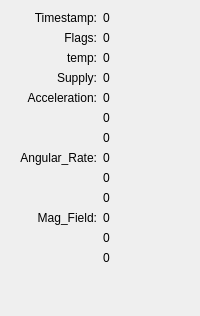
      <widget class="QWidget" name="tab_3">
       <attribute name="title">
        <string>IMU</string>
       </attribute>
       <layout class="QVBoxLayout" name="verticalLayout_13">
        <item>
         <layout class="QGridLayout" name="gridLayout_8">
          <item row="0" column="0">
           <widget class="QLabel" name="label_45">
            <property name="text">
             <string>Timestamp:</string>
            </property>
            <property name="alignment">
             <set>Qt::AlignRight|Qt::AlignTop|Qt::AlignTrailing</set>
            </property>
           </widget>
          </item>
          <item row="0" column="1">
           <widget class="QLabel" name="lblIMUTimestamp">
            <property name="text">
             <string>0</string>
            </property>
           </widget>
          </item>
          <item row="1" column="0">
           <widget class="QLabel" name="label_21">
            <property name="text">
             <string>Flags:</string>
            </property>
            <property name="alignment">
             <set>Qt::AlignRight|Qt::AlignTop|Qt::AlignTrailing</set>
            </property>
           </widget>
          </item>
          <item row="1" column="1">
           <widget class="QLabel" name="lblIMUFlags">
            <property name="text">
             <string>0</string>
            </property>
           </widget>
          </item>
          <item row="2" column="0">
           <widget class="QLabel" name="label_27">
            <property name="text">
             <string>temp:</string>
            </property>
            <property name="alignment">
             <set>Qt::AlignRight|Qt::AlignTop|Qt::AlignTrailing</set>
            </property>
           </widget>
          </item>
          <item row="4" column="0">
           <widget class="QLabel" name="label_23">
            <property name="text">
             <string>Acceleration:</string>
            </property>
            <property name="alignment">
             <set>Qt::AlignRight|Qt::AlignTop|Qt::AlignTrailing</set>
            </property>
           </widget>
          </item>
          <item row="4" column="1">
           <layout class="QVBoxLayout" name="verticalLayout_32">
            <item>
             <widget class="QLabel" name="lblIMUAcceleration0">
              <property name="text">
               <string>0</string>
              </property>
             </widget>
            </item>
            <item>
             <widget class="QLabel" name="lblIMUAcceleration1">
              <property name="text">
               <string>0</string>
              </property>
             </widget>
            </item>
            <item>
             <widget class="QLabel" name="lblIMUAcceleration2">
              <property name="text">
               <string>0</string>
              </property>
             </widget>
            </item>
           </layout>
          </item>
          <item row="5" column="0">
           <widget class="QLabel" name="label_37">
            <property name="text">
             <string>Angular_Rate:</string>
            </property>
            <property name="alignment">
             <set>Qt::AlignRight|Qt::AlignTop|Qt::AlignTrailing</set>
            </property>
           </widget>
          </item>
          <item row="5" column="1">
           <layout class="QVBoxLayout" name="verticalLayout_34">
            <item>
             <widget class="QLabel" name="lblIMUAngular0">
              <property name="text">
               <string>0</string>
              </property>
             </widget>
            </item>
            <item>
             <widget class="QLabel" name="lblIMUAngular1">
              <property name="text">
               <string>0</string>
              </property>
             </widget>
            </item>
            <item>
             <widget class="QLabel" name="lblIMUAngular2">
              <property name="text">
               <string>0</string>
              </property>
             </widget>
            </item>
           </layout>
          </item>
          <item row="6" column="0">
           <widget class="QLabel" name="label_26">
            <property name="text">
             <string>Mag_Field:</string>
            </property>
            <property name="alignment">
             <set>Qt::AlignRight|Qt::AlignTop|Qt::AlignTrailing</set>
            </property>
           </widget>
          </item>
          <item row="6" column="1">
           <layout class="QVBoxLayout" name="verticalLayout_35">
            <item>
             <widget class="QLabel" name="lblIMUMagField0">
              <property name="text">
               <string>0</string>
              </property>
             </widget>
            </item>
            <item>
             <widget class="QLabel" name="lblIMUMagField1">
              <property name="text">
               <string>0</string>
              </property>
             </widget>
            </item>
            <item>
             <widget class="QLabel" name="lblIMUMagField2">
              <property name="text">
               <string>0</string>
              </property>
             </widget>
            </item>
           </layout>
          </item>
          <item row="2" column="1">
           <widget class="QLabel" name="lblIMUtemp">
            <property name="text">
             <string>0</string>
            </property>
           </widget>
          </item>
          <item row="3" column="0">
           <widget class="QLabel" name="label_22">
            <property name="text">
             <string>Supply:</string>
            </property>
            <property name="alignment">
             <set>Qt::AlignRight|Qt::AlignTop|Qt::AlignTrailing</set>
            </property>
           </widget>
          </item>
          <item row="3" column="1">
           <widget class="QLabel" name="lblIMUSupply">
            <property name="text">
             <string>0</string>
            </property>
           </widget>
          </item>
         </layout>
        </item>
        <item>
         <spacer name="verticalSpacer_4">
          <property name="orientation">
           <enum>Qt::Vertical</enum>
          </property>
          <property name="sizeHint" stdset="0">
           <size>
            <width>20</width>
            <height>40</height>
           </size>
          </property>
         </spacer>
        </item>
       </layout>
      </widget>
